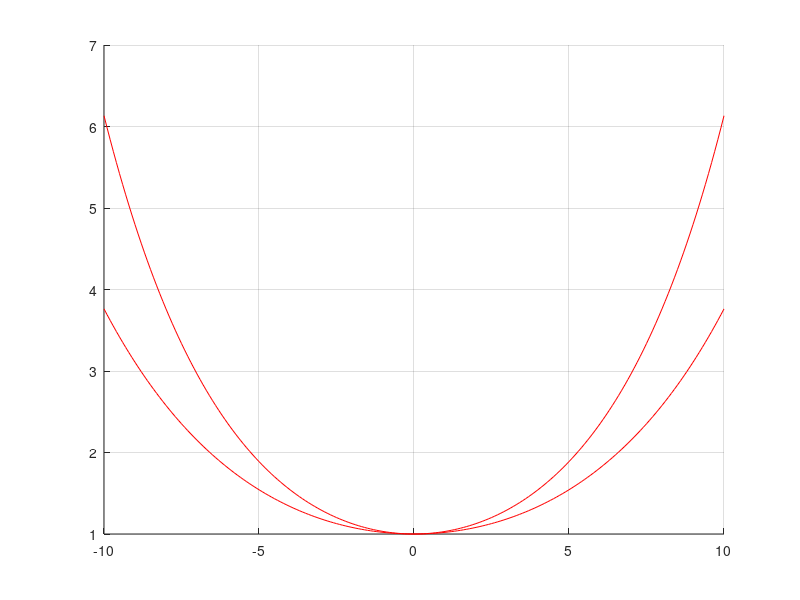

The MATLAB source for this figure:
clear all

x = -10:0.1:10;
y = @(c) cosh(x./c);

for c = [4 5]
    figure(1)
    hold on
    yy = y(c);
    plot(x,yy,'r')
    axis auto
    grid on
end

hold off
